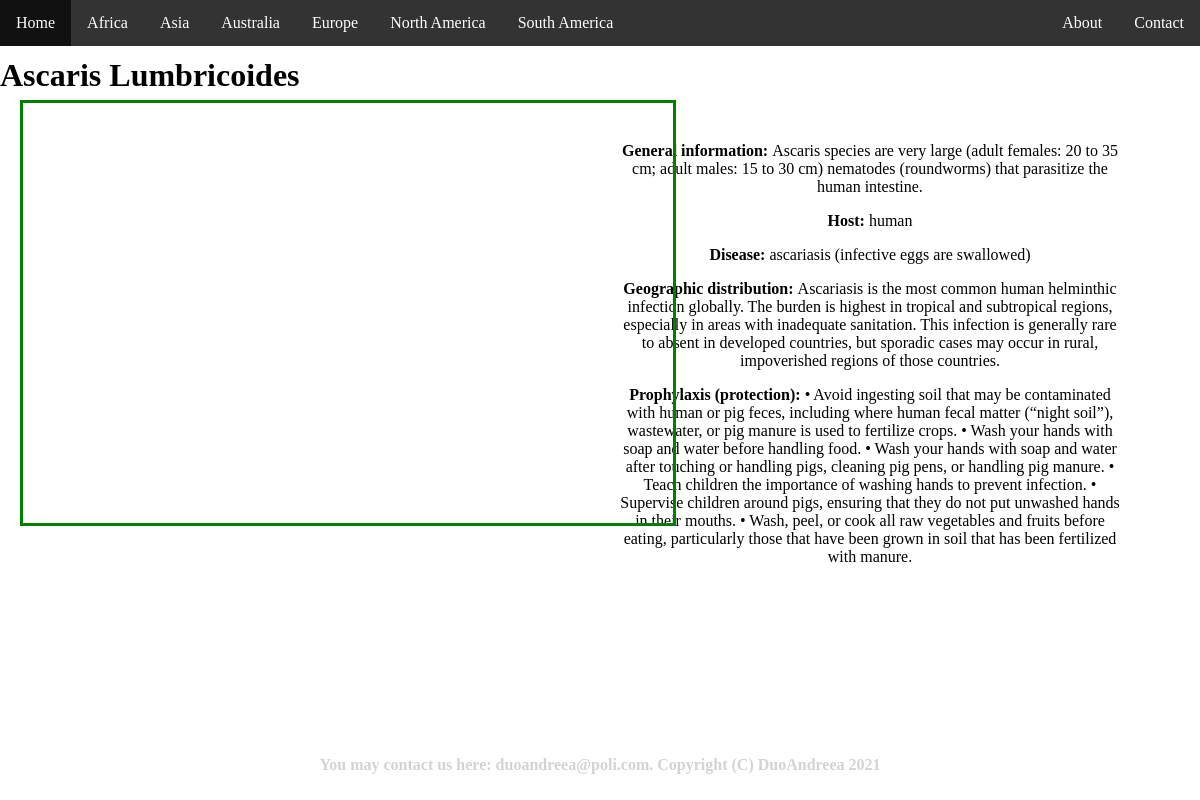
Screenshot of /Ascaris Lumbricoides/ with the database file from the repository.
### parasiteMaps/models.py (models this page shows, shortened)
class Parasite(models.Model):
    name = models.CharField(max_length=40, default=None)
    general_info = models.CharField(max_length=600)
    host = models.CharField(max_length=150)
    disease = models.CharField(max_length=65)
    geographic_distribution = models.CharField(max_length=400)
    prophylaxis = models.CharField(max_length=2100)

### parasiteMaps/views.py (the view)
# urls.py: re_path(r'Ascaris Lumbricoides/',views.ascaris_lumbricoides_map,name='ascaris-lumbricoides-page'),
def ascaris_lumbricoides_map(request):
    mapbox_access_token = 'pk.my_mapbox_access_token'
    parasite = Parasite.objects.get(name='Ascaris Lumbricoides')
    return render(request, 'ascaris.html',{ 'mapbox_access_token': mapbox_access_token, 'parasite': parasite })

### parasiteMaps/templates/ascaris.html (shortened to what this page needs)
<!DOCTYPE html>
<html lang="en">
<head>
    <link href='https://api.mapbox.com/mapbox-gl-js/v1.12.0/mapbox-gl.css' rel='stylesheet' />
</head>
<body>
<br><br>
<h1>Ascaris Lumbricoides</h1>
<div id="menu">
    <nav>
<ul class="nav">
    <li><a href="{% url 'default-page' %}" methods="POST">Home</a></li>
    <li><a href="#africa" >Africa</a>
    </li>
    <li><a href="#asia" >Asia</a>
    </li>
    <li><a href="#australia" >Australia</a></li>
    <li><a href="#europe" >Europe</a>
    </li>
    <li><a href="#namerica" >North America</a></li>
    <li><a href="#samerica" >South America</a>
    </li>
    <li style="float: right;"><a href="#contact">Contact</a>
    </li>
    <li style="float: right;"><a href="#about">About</a>
    </li>
</ul>
    </nav>
</div>
<div id='map' width="630" height="400" style="width:630px; height:400px; float: left; margin-left: 20px; top: 100px; border: 3px solid green; padding: 10px;">
</div>
<div id="text">
    <p><strong>General information: </strong>{{ parasite.general_info }} </p>
    <p><strong>Host: </strong> {{ parasite.host }} </p>
    <p><strong>Disease: </strong> {{ parasite.disease }} </p>
    <p><strong>Geographic distribution: </strong> {{ parasite.geographic_distribution }} </p>
    <p><strong>Prophylaxis (protection): </strong> {{ parasite.prophylaxis }} </p>
</div>
<div style="position: absolute; left: 50%;transform: translateX(-50%); bottom: 5px; color: #d3d3d3; text-align: center;">
        <h4>You may contact us here: duoandreea@poli.com. Copyright (C) DuoAndreea 2021</h4>
    </div>
</body>
</html>

### parasiteMaps/templates/ascaris.html (style rules this page uses)
body { margin:0; }
ul { list-style-type: none; margin: 0; padding: 0; overflow: hidden; background-color: #333; position: fixed; top: 0; width: 100%; }
li { float: left; }
li a { display: block; color: white; text-align: center; padding: 14px 16px; text-decoration: none; }
#map { position: absolute; top: 0; bottom: 0; margin-left: 10px; }
#text { float: right; margin-right: 70px; width: 500px; height: 340px; text-align: center; padding: 10px; }

### rows the page displays
Parasite: general_info "Ascaris species are very large (adult females: 20 to 35 cm; adult males: 15 to 30 cm) nematodes (roundworms) that parasitize the human intestine.", host "human", disease "ascariasis (infective eggs are swallowed)", geographic_distribution "Ascariasis is the most common human helminthic infection globally. The burden is highest in tropical and subtropical regions, especially in areas with inadequate sanitation. This infection is generally rare to absent in developed countries, but sporadic cases may occur in rural, impoverished regions of those countries.", prophylaxis "• Avoid ingesting soil that may be contaminated with human or pig feces, including where human fecal matter (“night soil”), wastewater, or pig manure is used to fertilize crops. • Wash your hands with soap and water before handling food. • Wash your hands with soap and water after touching or handling pigs, cleaning pig pens, or handling pig manure. • Teach children the importance of washing hands to prevent infection. • Supervise children around pigs, ensuring that they do not put unwashed hands in their mouths. • Wash, peel, or cook all raw vegetables and fruits before eating, particularly those that have been grown in soil that has been fertilized with manure."
